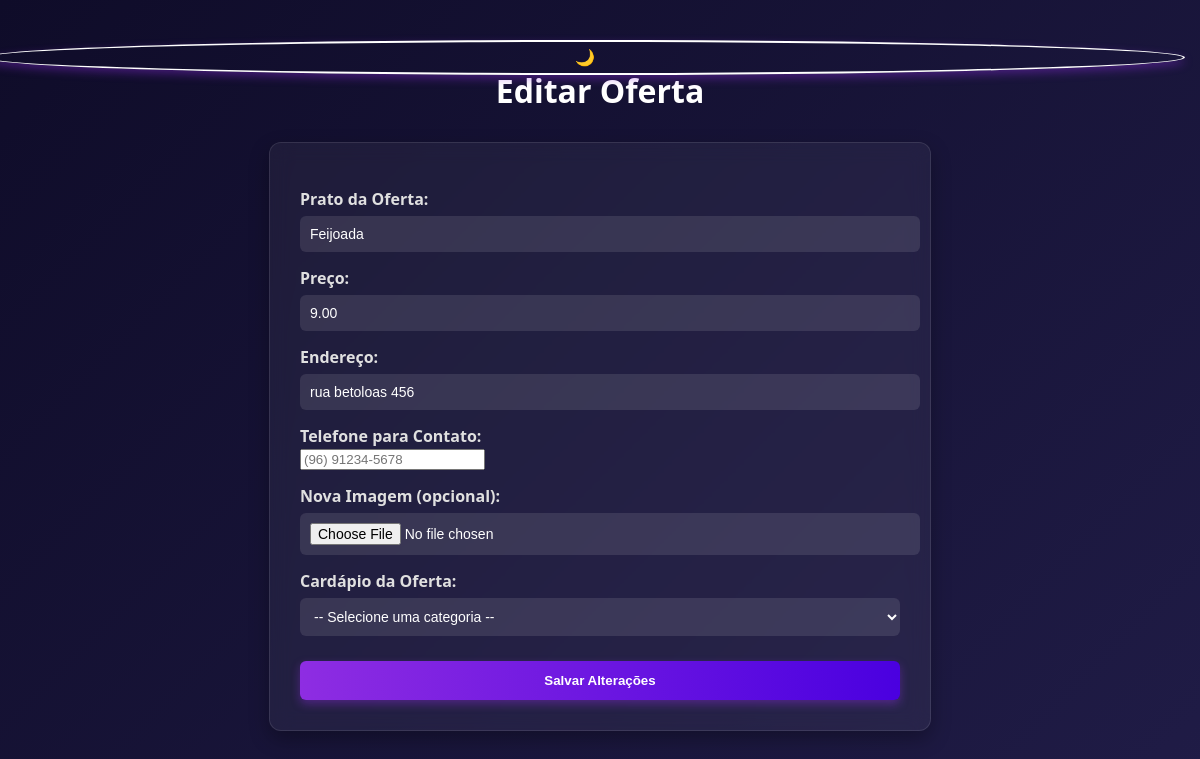
The app's page /editar/2 (signed in) with its own data.
### models.py (models this page shows, shortened)
class Oferta(db.Model):
    __tablename__ = 'ofertas'
    id = db.Column(db.Integer, primary_key=True)
    preco = db.Column(db.String(10), nullable=False)
    endereco = db.Column(db.String(100), nullable=False)
    telefone = db.Column(db.String(20), nullable=False)
    imagem = db.Column(db.String(255))
    cidade = db.Column(db.String(100))
    rango = db.Column(db.String(100))
    ativa = db.Column(db.Boolean, default=True)
    data_criacao = db.Column(db.DateTime, default=datetime.utcnow)
    status_pagamento = db.Column(db.String(20), default="pendente")
    payment_id = db.Column(db.String(100), nullable=True)
    usuario_id = db.Column(db.Integer, db.ForeignKey('usuarios.id'), nullable=False)
    pagamentos = db.relationship('Pagamento', backref='oferta', lazy=True)

### app.py (the view, shortened to what this page needs)
@app.route('/editar/<int:id>', methods=['GET', 'POST'])
@login_required
def editar(id):
    usuario_id = session['usuario_id']
    oferta = Oferta.query.get(id)
    if not oferta or oferta.usuario_id != usuario_id:
        return "Acesso não autorizado", 403
    dados_oferta = {
        'rango': oferta.rango,
        'preco': oferta.preco,
        'endereco': oferta.endereco,
        'telefone': oferta.telefone,
        'prato': oferta.rango  # Inclui o prato atual
    }
    return render_template('editar.html', oferta=dados_oferta)

### templates/editar.html (shortened to what this page needs)
<!DOCTYPE html>
<html lang="pt-br">
<head>
</head>
<body>
  <button id="toggle-theme" title="Alternar modo escuro">🌙</button>
 <h1>Editar Oferta</h1>
<form method="POST" enctype="multipart/form-data">
  <label for="rango">Prato da Oferta:</label>
  <input type="text" name="rango" id="rango" value="{{ oferta.rango }}" required readonly>
  <label for="preco">Preço:</label>
  <input type="number" name="preco" id="preco" step="0.01" value="{{ oferta.preco }}" required>
  <label for="endereco">Endereço:</label>
  <input type="text" name="endereco" id="endereco" value="{{ oferta.endereco }}" required>
  <label for="telefone">Telefone para Contato:</label>
  <input type="tel" name="telefone" id="telefone" placeholder="(96) 91234-5678" required>
  <label for="imagem">Nova Imagem (opcional):</label>
  <input type="file" name="imagem" id="imagem">
  <label for="categoria">Cardápio da Oferta:</label>
  <select id="categoria" onchange="mostrarSubmenu()">
    <option value="">-- Selecione uma categoria --</option>
  </select>
  <button type="submit">Salvar Alterações</button>
</form>

### templates/editar.html (style rules this page uses)
body { font-family: 'Segoe UI', sans-serif; background: linear-gradient(135deg, #0f0c29, #302b63, #24243e); background-size: 400% 400%; animation: gradientBG 15s ease infinite; padding: 40px; color: #f0f0f0; transition: background-color 0.3s ease, color 0.3s ease; }
#toggle-theme { position: fixed; top: 15px; right: 15px; background: transparent; border: 2px solid #fff; color: #fff; padding: 6px 10px; font-size: 16px; border-radius: 50%; cursor: pointer; z-index: 1000; transition: background 0.3s ease, transform 0.3s ease; }
h1 { text-align: center; color: #ffffff; margin-bottom: 30px; }
form { background: rgba(255, 255, 255, 0.05); backdrop-filter: blur(10px); border: 1px solid rgba(255, 255, 255, 0.1); padding: 30px; max-width: 600px; margin: auto; border-radius: 12px; box-shadow: 0 8px 20px rgba(0,0,0,0.3); }
label { display: block; margin-top: 15px; font-weight: bold; color: #e0e0e0; }
input[type="text"], input[type="number"], input[type="date"], input[type="file"], select { width: 100%; padding: 10px; margin-top: 6px; border-radius: 6px; border: none; background-color: rgba(255, 255, 255, 0.1); color: #fff; font-size: 14px; }
button { margin-top: 25px; width: 100%; padding: 12px; background: linear-gradient(90deg, #8e2de2, #4a00e0); color: white; font-weight: bold; border: none; border-radius: 6px; cursor: pointer; box-shadow: 0 4px 10px rgba(142, 45, 226, 0.4); transition: background 0.3s ease, transform 0.2s ease; }

### records on screen
Oferta: rango "Feijoada", preco "9.00", endereco "rua betoloas 456"
